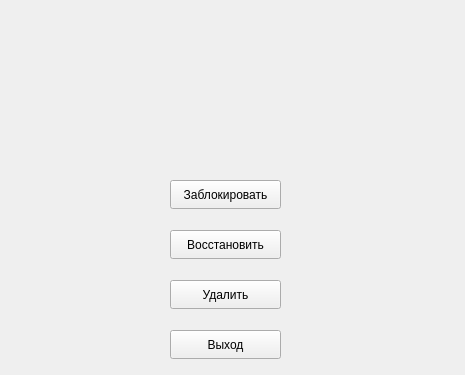
<?xml version="1.0" encoding="UTF-8"?>
<ui version="4.0">
 <class>Admin</class>
 <widget class="QWidget" name="Admin">
  <property name="geometry">
   <rect>
    <x>0</x>
    <y>0</y>
    <width>465</width>
    <height>375</height>
   </rect>
  </property>
  <property name="windowTitle">
   <string>Form</string>
  </property>
  <property name="styleSheet">
   <string notr="true">QWidget#Admin
{
border-image: url(:/image/admin.jpg) 0 0 0 0 stretch stretch;
}
QFrame
{
border-image: url(:/image/nopic.jpg) 0 0 0 0 stretch stretch;
}
</string>
  </property>
  <widget class="QPushButton" name="pushButton">
   <property name="geometry">
    <rect>
     <x>170</x>
     <y>280</y>
     <width>111</width>
     <height>29</height>
    </rect>
   </property>
   <property name="text">
    <string>Удалить</string>
   </property>
  </widget>
  <widget class="QPushButton" name="pushButton_2">
   <property name="geometry">
    <rect>
     <x>170</x>
     <y>230</y>
     <width>111</width>
     <height>29</height>
    </rect>
   </property>
   <property name="text">
    <string>Восстановить</string>
   </property>
  </widget>
  <widget class="QPushButton" name="pushButton_3">
   <property name="geometry">
    <rect>
     <x>170</x>
     <y>180</y>
     <width>111</width>
     <height>29</height>
    </rect>
   </property>
   <property name="text">
    <string>Заблокировать</string>
   </property>
  </widget>
  <widget class="QPushButton" name="pushButton_4">
   <property name="geometry">
    <rect>
     <x>170</x>
     <y>330</y>
     <width>111</width>
     <height>29</height>
    </rect>
   </property>
   <property name="text">
    <string>Выход</string>
   </property>
  </widget>
 </widget>
 <resources/>
 <connections/>
</ui>
